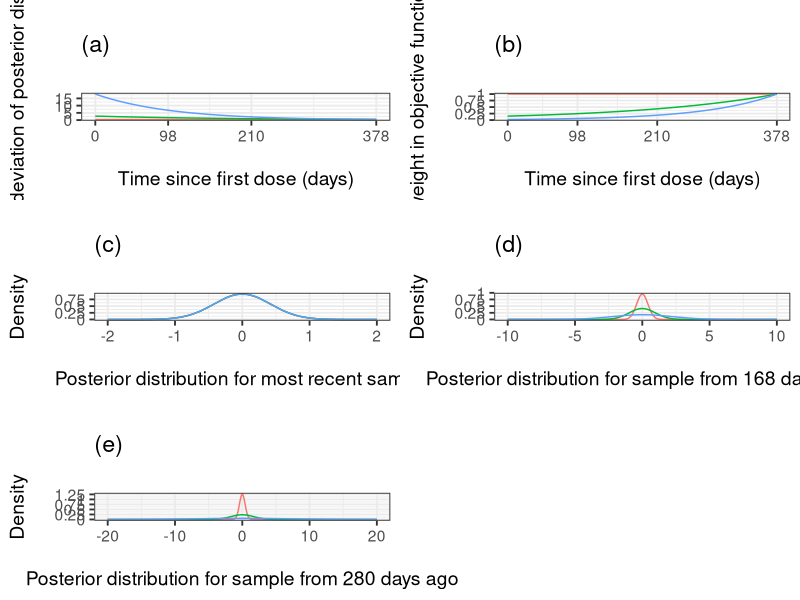

Source code (R):
# Create some plots that demonstrate the concept of time-weighted Bayesian estimation
# ------------------------------------------------------------------------------
# Load package libraries
	library(ggplot2) # Plotting
	library(grid) # Plotting

# Custom ggplot2 theme
	theme_bw2 <- theme_set(theme_bw(base_size = 14))
	theme_bw2 <- theme_update(plot.title = element_text(hjust = 0))

# Set working directory
	work.dir <- "/Volumes/Prosecutor/PhD/InfliximabBayes/infliximab-bayes/Demonstration/"
	plotoutput.dir <- "/Volumes/Prosecutor/PhD/InfliximabBayes/infliximab-bayes-plots/"

# ------------------------------------------------------------------------------
# Plot of observation's contribution to OFV over time
	ERRPRO <- 0.419	# Model's residual unexplained variability
	TIME.seq <- seq(from = 0,to = 378,by = 1) # Time sequence

	filename <- paste0(plotoutput.dir,"time_weight_demonstration_plots.png")
	png(filename,width = 900,height = 1200)
	vplayout <- function(x,y) viewport(layout.pos.row = x,layout.pos.col = y)
	grid.newpage()
	pushViewport(viewport(layout = grid.layout(3,2)))

	NTimeWeightSD <- ERRPRO*1^(378-TIME.seq)
	Peck1005SD <- ERRPRO*1.005^(378-TIME.seq)
	Peck101SD <- ERRPRO*1.01^(378-TIME.seq)

	time.weight.sd.data <- data.frame(TIME = TIME.seq,
		SD = c(NTimeWeightSD,Peck1005SD,Peck101SD),
		Method = c(rep("NTimeWeight",times = length(TIME.seq)),rep("Peck1.005",times = length(TIME.seq)),rep("Peck1.01",times = length(TIME.seq)))
	)

	plotobj1 <- NULL
	plotobj1 <- ggplot(time.weight.sd.data)
	plotobj1 <- plotobj1 + ggtitle("\n(a)\n")
	plotobj1 <- plotobj1 + geom_line(aes(x = TIME,y = SD,colour = Method))
	plotobj1 <- plotobj1 + scale_x_continuous("\nTime since first dose (days)",breaks = c(0,98,210,378))
	plotobj1 <- plotobj1 + scale_y_continuous("Standard deviation of posterior distribution\n")
	plotobj1 <- plotobj1 + theme(legend.position = "none")
	print(plotobj1,vp = vplayout(1,1))

	NTimeWeight <- 1^(TIME.seq-378)
	Peck1005 <- 1.005^(TIME.seq-378)
	Peck101 <- 1.01^(TIME.seq-378)

	time.weight.data <- data.frame(TIME = TIME.seq,
		RELCONT = c(NTimeWeight,Peck1005,Peck101),
		Method = c(rep("NTimeWeight",times = length(TIME.seq)),rep("Peck1.005",times = length(TIME.seq)),rep("Peck1.01",times = length(TIME.seq)))
	)

	plotobj2 <- NULL
	plotobj2 <- ggplot(time.weight.data)
	plotobj2 <- plotobj2 + ggtitle("\n(b)\n")
	plotobj2 <- plotobj2 + geom_line(aes(x = TIME,y = RELCONT,colour = Method))
	plotobj2 <- plotobj2 + scale_x_continuous("\nTime since first dose (days)",breaks = c(0,98,210,378))
	plotobj2 <- plotobj2 + scale_y_continuous("Relative weight in objective function value\n",breaks = c(0,0.25,0.5,0.75,1,1.25,1.5,1.75,2,2.25,2.5),labels = c(0,0.25,0.5,0.75,1,1.25,1.5,1.75,2,2.25,2.5))
	plotobj2 <- plotobj2 + theme(legend.position = "none")
	print(plotobj2,vp = vplayout(1,2))

	n <- 1000000	# Number of numbers generated from distribution

	# Time == 378
		data1 <- time.weight.sd.data[time.weight.sd.data$TIME == 378,]
		data1.NTimeWeight <- rnorm(n,mean = 0,sd = data1$SD[data1$Method == "NTimeWeight"])
		data1.Peck1005 <- rnorm(n,mean = 0,sd = data1$SD[data1$Method == "Peck1.005"])
		data1.Peck101 <- rnorm(n,mean = 0,sd = data1$SD[data1$Method == "Peck1.01"])

		data1.dist <- data.frame(Method = c(rep("NTimeWeight",times = n),rep("Peck1.005",times = n),rep("Peck1.01",times = n)),
			dist = c(data1.NTimeWeight,data1.Peck1005,data1.Peck101)
		)

		plotobj3 <- NULL
		plotobj3 <- ggplot(data1.dist)
		plotobj3 <- plotobj3 + ggtitle("\n(c)\n")
		plotobj3 <- plotobj3 + geom_density(aes(x = dist,y = ..density..,colour = Method))
		plotobj3 <- plotobj3 + scale_x_continuous("\nPosterior distribution for most recent sample",lim = c(-2,2))
		plotobj3 <- plotobj3 + scale_y_continuous("Density\n",lim = c(0,NA),breaks = c(0,0.25,0.5,0.75,1,1.25,1.5,1.75,2,2.25,2.5),labels = c(0,0.25,0.5,0.75,1,1.25,1.5,1.75,2,2.25,2.5))
		plotobj3 <- plotobj3 + theme(legend.position = "none")
		print(plotobj3,vp = vplayout(2,1))

	# Time == 210
		data2 <- time.weight.sd.data[time.weight.sd.data$TIME == 210,]
		data2.NTimeWeight <- rnorm(n,mean = 0,sd = data2$SD[data2$Method == "NTimeWeight"])
		data2.Peck1005 <- rnorm(n,mean = 0,sd = data2$SD[data2$Method == "Peck1.005"])
		data2.Peck101 <- rnorm(n,mean = 0,sd = data2$SD[data2$Method == "Peck1.01"])

		data2.dist <- data.frame(Method = c(rep("NTimeWeight",times = n),rep("Peck1.005",times = n),rep("Peck1.01",times = n)),
			dist = c(data2.NTimeWeight,data2.Peck1005,data2.Peck101)
		)

		plotobj4 <- NULL
		plotobj4 <- ggplot(data2.dist)
		plotobj4 <- plotobj4 + ggtitle("\n(d)\n")
		plotobj4 <- plotobj4 + geom_density(aes(x = dist,y = ..density..,colour = Method))
		plotobj4 <- plotobj4 + scale_x_continuous("\nPosterior distribution for sample from 168 days ago",lim = c(-10,10))
		plotobj4 <- plotobj4 + scale_y_continuous("Density\n",lim = c(0,NA),breaks = c(0,0.25,0.5,0.75,1,1.25,1.5,1.75,2,2.25,2.5),labels = c(0,0.25,0.5,0.75,1,1.25,1.5,1.75,2,2.25,2.5))
		plotobj4 <- plotobj4 + theme(legend.position = "none")
		print(plotobj4,vp = vplayout(2,2))

	# Time == 98
		data3 <- time.weight.sd.data[time.weight.sd.data$TIME == 98,]
		data3.NTimeWeight <- rnorm(n,mean = 0,sd = data3$SD[data3$Method == "NTimeWeight"])
		data3.Peck1005 <- rnorm(n,mean = 0,sd = data3$SD[data3$Method == "Peck1.005"])
		data3.Peck101 <- rnorm(n,mean = 0,sd = data3$SD[data3$Method == "Peck1.01"])

		data3.dist <- data.frame(Method = c(rep("NTimeWeight",times = n),rep("Peck1.005",times = n),rep("Peck1.01",times = n)),
			dist = c(data3.NTimeWeight,data3.Peck1005,data3.Peck101)
		)

		plotobj5 <- NULL
		plotobj5 <- ggplot(data3.dist)
		plotobj5 <- plotobj5 + ggtitle("\n(e)\n")
		plotobj5 <- plotobj5 + geom_density(aes(x = dist,y = ..density..,colour = Method))
		plotobj5 <- plotobj5 + scale_x_continuous("\nPosterior distribution for sample from 280 days ago",lim = c(-20,20))
		plotobj5 <- plotobj5 + scale_y_continuous("Density\n",lim = c(0,NA),breaks = c(0,0.25,0.5,0.75,1,1.25,1.5,1.75,2,2.25,2.5),labels = c(0,0.25,0.5,0.75,1,1.25,1.5,1.75,2,2.25,2.5))
		plotobj5 <- plotobj5 + theme(legend.position = "none")
		print(plotobj5,vp = vplayout(3,1))

		dev.off()
